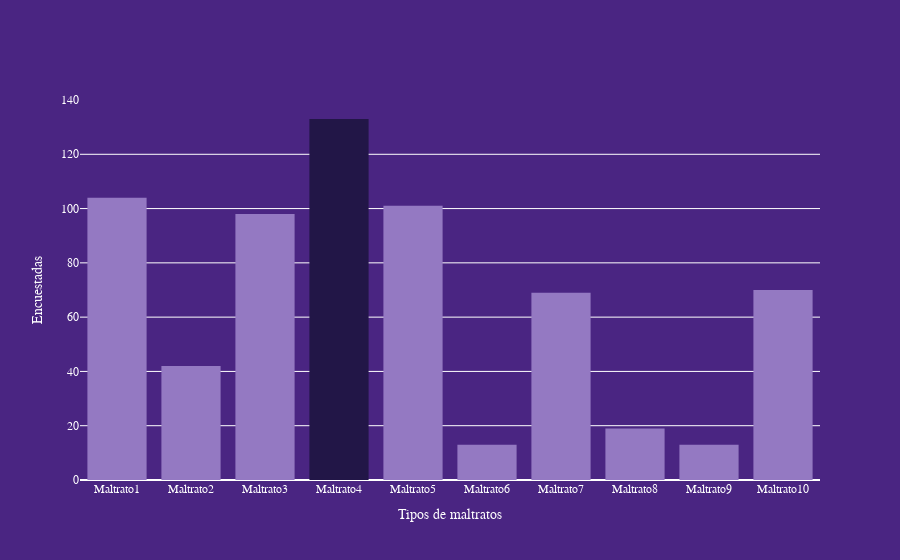

Notebook code for this chart:
### Code cell
# Set values for type of maltratos
list_maltratos = ['Maltrato1', 
            'Maltrato2',
            'Maltrato3',
            'Maltrato4',
            'Maltrato5',
            'Maltrato6',
            'Maltrato7',
            'Maltrato8',
            'Maltrato9',
            'Maltrato10']

maltratos_nombres = ['Te llamaron por sobrenombres o diminutivos',
             'Se burlaron de ti', 
             'Te hablaron en voz alta de modo grosero',
             'Ignoraron algo que les pediste',
             'Te dijeron que no explícitamente a algo que pediste',  
             'Te dieron golpes, sacudidas, empujones', 
             'Te dijeron que estabas poniendo en riesgo a tu hijo/a', 
             'Te culparon por situaciones ocurridas en el nacimiento', 
             'Te amenazaron', 
             'Otro tipo de maltrato']

colors = ['#9479c2'] * 10
colors[3] = '#221647'

fig = go.Figure(data=[
    go.Bar(name='Negaron maltrato', x=list_maltratos, y=count, marker_color=colors, hovertext=[
            'Te llamaron por sobrenombres o diminutivos', 
             'Se burlaron de ti', 
             'Te hablaron en voz alta de modo grosero',
             'Ignoraron algo que les pediste',
             'Te dijeron que no explícitamente a algo que pediste',  
             'Te dieron golpes, sacudidas, empujones', 
             'Te dijeron que estabas poniendo en riesgo a tu hijo/a', 
             'Te culparon por situaciones ocurridas en el nacimiento', 
             'Te amenazaron', 
             'Otro tipo de maltrato'], marker_line_width=0)
])

# Change the bar mode
fig.update_layout(
    xaxis_title='Tipos de maltratos', 
    yaxis_title='Encuestadas',
    paper_bgcolor='#4A2582',
    plot_bgcolor='#4A2582',
    font_color = 'white', 
    font_family='Arial',
    legend_bgcolor='#4A2582',
    legend_bordercolor='#241749',
    legend_borderwidth=2,
    legend_font_color='white',
    legend_title="Tipos de maltratos",
    legend_title_side='top',
    hoverlabel_font_family='Arial',
    modebar_remove=['lasso', 'autoscale', 'zoom', 'pan', 'zoomin', 'zoomout', 'select', 'reset', 'resetscale', 'toimage'],
    )
    
fig.show()

fig.write_html(f'{figures}/cuenta_maltratos.html')

### Figure 1 — Plotly figure (JSON) as saved in the notebook; plotly's stock layout.template omitted (floating-point values rounded to 4 significant figures)
{"data": [{"hovertext": ["Te llamaron por sobrenombres o diminutivos", "Se burlaron de ti", "Te hablaron en voz alta de modo grosero", "Ignoraron algo que les pediste", "Te dijeron que no explícitamente a algo que pediste", "Te dieron golpes, sacudidas, empujones", "Te dijeron que estabas poniendo en riesgo a tu hijo/a", "Te culparon por situaciones ocurridas en el nacimiento", "Te amenazaron", "Otro tipo de maltrato"], "marker": {"color": ["#9479c2", "#9479c2", "#9479c2", "#221647", "#9479c2", "#9479c2", "#9479c2", "#9479c2", "#9479c2", "#9479c2"], "line": {"width": 0}}, "name": "Negaron maltrato", "type": "bar", "x": ["Maltrato1", "Maltrato2", "Maltrato3", "Maltrato4", "Maltrato5", "Maltrato6", "Maltrato7", "Maltrato8", "Maltrato9", "Maltrato10"], "y": [104, 42, 98, 133, 101, 13, 69, 19, 13, 70]}], "layout": {"font": {"color": "white", "family": "Arial"}, "hoverlabel": {"font": {"family": "Arial"}}, "legend": {"bgcolor": "#4A2582", "bordercolor": "#241749", "borderwidth": 2, "font": {"color": "white"}, "title": {"side": "top", "text": "Tipos de maltratos"}}, "modebar": {"remove": ["lasso", "autoscale", "zoom", "pan", "zoomin", "zoomout", "select", "reset", "resetscale", "toimage"]}, "paper_bgcolor": "#4A2582", "plot_bgcolor": "#4A2582", "xaxis": {"title": {"text": "Tipos de maltratos"}}, "yaxis": {"title": {"text": "Encuestadas"}}}}
